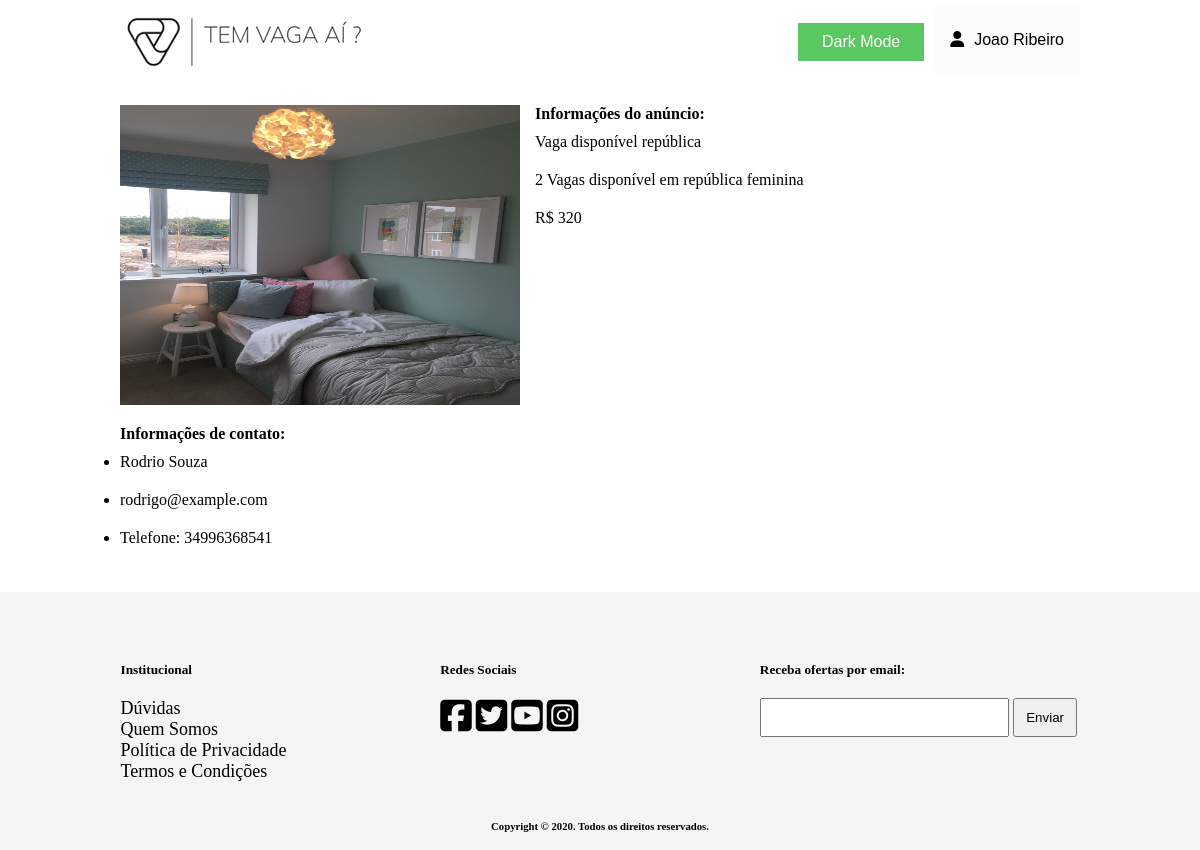
Screenshot of /paginas/detalhesAnuncios.php?idAnuncio=10 (signed in) with the database file from the repository.
### tables this page shows
CREATE TABLE IF NOT EXISTS Usuario (
    idUsuario INT NOT NULL AUTO_INCREMENT PRIMARY KEY,
    nome VARCHAR(45),
    email VARCHAR(45),
    senha VARCHAR(45),
    telefone VARCHAR(45)
);

CREATE TABLE IF NOT EXISTS Imagem (
    idImagem INT NOT NULL AUTO_INCREMENT PRIMARY KEY,
    url VARCHAR(90),
    Anuncio_idAnuncio INT
);

CREATE TABLE IF NOT EXISTS Anuncio (
    idAnuncio INT NOT NULL AUTO_INCREMENT PRIMARY KEY,
    titulo VARCHAR(45),
    descricao VARCHAR(150),
    valor FLOAT,
    Usuario_idUsuario INT
);

### classes/Usuario.class.php (called while the page is built, shortened)
<?php
class Usuario {
    public function getUsuario($idUsuario) {
        global $pdo;
        $sql = $pdo->prepare("SELECT * FROM Usuario WHERE idUsuario = ? LIMIT 1");
        $sql->bindParam(1, $idUsuario);
        if ($sql->execute() == true) {
            if ($sql->rowCount() == 1) {
                $array = $sql->fetch();
                return $array;
            }
        }
        return false;
    }
    public static function buscarNomeUsuario($idUsuario) {
        global $pdo;
        $sql = $pdo->prepare("SELECT nome FROM Usuario WHERE idUsuario = ?");
        $sql->bindParam(1, $idUsuario);
        if ($sql->execute() == true) {
            if ($sql->rowCount() == 1) {
                $dado = $sql->fetch();
                return $dado['nome'];
            }
        }
    }
}
?>

### classes/Anuncio.class.php (called while the page is built, shortened)
<?php
class Anuncio {
    public function getAnuncio($idAnuncio) {
        global $pdo;
        $sql = $pdo->prepare("SELECT * FROM Anuncio WHERE idAnuncio = ? LIMIT 1");
        $sql->bindParam(1, $idAnuncio);
        $array = NULL;
        if ($sql->execute() == true) {
            if ($sql->rowCount() > 0) {
                $array = $sql->fetch();
                return $array;
            }
        }
        return $array;
    }
    public function getImagensPorAnuncio ($idAnuncio) {
        global $pdo;
        $sql = $pdo->prepare("SELECT * FROM Imagem WHERE Anuncio_idAnuncio = ?");
        $sql->bindParam(1, $idAnuncio);
        $array = NULL;
        if ($sql->execute() == true) {
            if ($sql->rowCount() > 0) {
                $array = $sql->fetchAll();
            }
        }
        return $array;
    }
}
?>

### paginas/detalhesAnuncios.php (the view, shortened to what this page needs)
<!DOCTYPE html>
<html>
    <head>
        <link rel="stylesheet" href="../css/footer.css">
        <link rel="stylesheet" href="../css/header.css">
        <link rel="stylesheet" href="../css/darkMode.css">
        <link rel="stylesheet" href="../css/detalhesAnuncio.css">
    <body>
        <?php require './header.php'; ?>
        <div class="detalhesAnuncio">
            <?php
            require '../classes/Anuncio.class.php';
            $a = new Anuncio();
            $pastaImagens = __ROOT__.'/imagens/anuncios/';
            if (isset($_GET)) :
                if (isset($_GET['idAnuncio']) && !empty($_GET['idAnuncio'])) {
                    $anuncio = $a->getAnuncio($_GET['idAnuncio']);
                }
                if (isset($anuncio) && !empty($anuncio)):
                    ?>
                        <div class='anuncio'>
                            <div class='imagem'>
                                <?php
                                $imagens = $a->getImagensPorAnuncio($anuncio['idAnuncio']);
                                if (isset($imagens) && !empty($imagens)) {
                                    foreach ($imagens as $img) {
                                        echo "<img src='".$pastaImagens.$img['url']."' alt=''>";
                                    }
                                }
                                ?>
                            </div>
                            <div class='infoAnuncio'>
                                <h4>Informações do anúncio: </h4>
                                <span class="titulo"><?php echo $anuncio['titulo'] ?></span>
                                <span class="descricao"><?php echo $anuncio['descricao'] ?></span>
                                <span class="valor"><?php echo "R$ ".$anuncio['valor'] ?></span>
                            </div>
                        </div>
                        <div class="contato">
                            <?php
                            require_once '../classes/Usuario.class.php';
                            $u = new Usuario();
                            $user = $u->getUsuario($anuncio['Usuario_idUsuario']);
                            if (isset($user) && !empty($user)):
                            ?>
                                <div class="infoUsuario">
                                    <h4>Informações de contato:</h4>
                                    <ul>
                                        <li><span class="nome"><?php echo $user['nome'] ?></span></li>
                                        <li><span class="email"><?php echo $user['email'] ?></span></li>
                                        <li><span class="telefone"><?php echo "Telefone: ".$user['telefone'] ?></span></li>
                                    </ul>
                                </div>
                            <?php endif; ?>
                        </div>
                    <?php
                else:
                    echo "<h4 style='padding-top: 20px;'>Nada encontrado</h4>";
                endif;
            else:
                echo "<h4 style='padding-top: 20px;'>Nada encontrado</h4>";
            endif;
            ?>
        </div>
        <?php require './footer.php' ?>
    </body>
</html>

### paginas/header.php (shortened to what this page needs)
<?php
$serverDocRoot = str_replace ("\\", "/", $_SERVER['DOCUMENT_ROOT']);
require $serverDocRoot.__ROOT__.'/config.php';
$pastaImagens = __ROOT__.'/imagens/';
?>
<div id="cabecalho">
    <div class="logo">
        <div id="slide">
            <a href="<?php echo __ROOT__ ?>">
                <img id="tamanhoImg" src="<?php echo $pastaImagens."/logo.png" ?>">
            </a>
        </div>
    </div>
        <ul>
            <li>
                <div id="botaoDark">
                    <button class="buttonDark buttonDark1" onclick="myFunction()">Dark Mode</button>
                </div>
            </li>
    <?php if (isset($_SESSION["login"]) && !empty($_SESSION["login"])): ?>
            <?php
            require_once $serverDocRoot.__ROOT__.'/classes/Usuario.class.php';
            $usuario = new Usuario();
            $nomeUsuario = $usuario->buscarNomeUsuario($_SESSION['login']);
            ?>
            <div class="dropdown">
                <li>
                    <button onclick="myFunction()" class="dropbtn">
                        <span><i class="fas fa-user" style="margin-right:10px;"></i><?php echo $nomeUsuario ?></span>
                    </button>
                </li>
            </div>
        </ul>
    <?php endif; ?>
</div>

### css/header.css (style rules this page uses)
* { box-sizing: border-box; margin: 0; padding: 0; }
body { background-color: rgb(252,252,252); display: flex; flex-direction: column; justify-content: space-between; min-height: 100vh; }
#slide { position: relative; animation: mymove 8s forwards; }
#tamanhoImg { width: 250px; height: 80px; }
#cabecalho { margin: 0 auto; width: 80%; display: flex; justify-content: space-between; }
#cabecalho .logo { width: 250px; height: 80px; }
#cabecalho ul { display: flex; flex-direction: row; align-items: center; }
#cabecalho ul li { width: auto; display: flex; }
.dropbtn { background-color: #fcfcfc; padding: 16px; font-size: 16px; border: none; cursor: pointer; }
.dropdown { position: relative; display: inline-block; }

### css/darkMode.css (style rules this page uses)
body { background-color: white; color: black; }
#botaoDark { text-align: right; padding-top: 5px; padding-bottom: 2px; }
.buttonDark { background-color: #5ac761; border: none; color: white; text-decoration: none; display: inline-block; font-size: 16px; cursor: pointer; margin-right: 10px; }
.buttonDark1 { padding: 10px 24px; }

### css/detalhesAnuncio.css (style rules this page uses)
.detalhesAnuncio { min-height: 64vh; margin: 0 auto; width: 80%; padding-top: 25px; }
span { display: block; padding: 10px 0; }
.anuncio { width: 100%; }
.anuncio .imagem { display: inline-block; width: 400px; height: 300px; float: left; overflow: hidden; }
.anuncio .imagem img { width: 100%; height: 100%; }
.anuncio .infoAnuncio { width: calc(100% - 400px); display: inline-block; float: left; padding-left: 15px; }
.contato { clear:both; padding-top: 20px; }

### rows the page displays
usuario: nome "Joao Ribeiro"
imagem: url (picture)
anuncio: titulo "Vaga disponível república", descricao "2 Vagas disponível em república feminina", valor "320"
usuario: nome "Rodrio Souza", email "rodrigo@example.com", telefone "34996368541"
